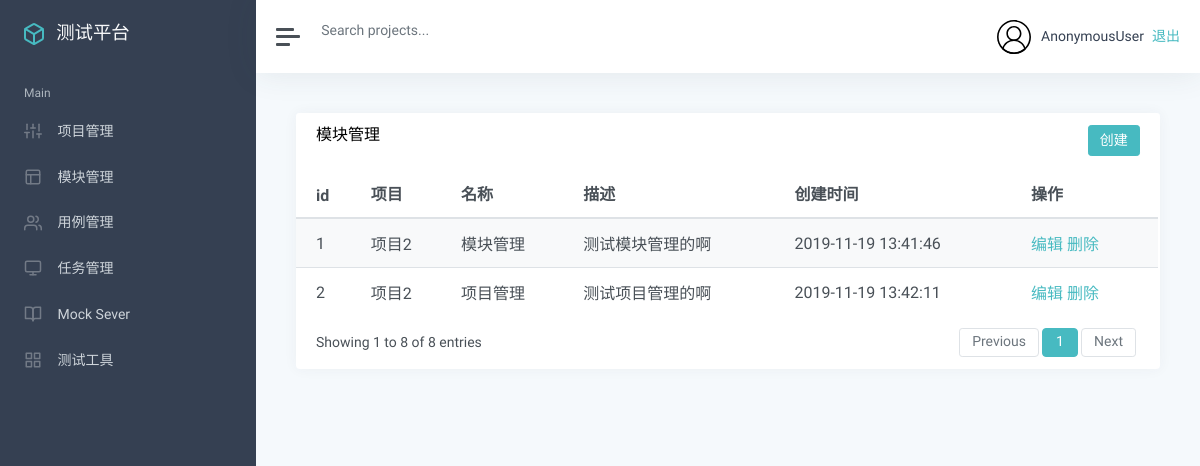
/manage/module_list/, run on an earlier commit of the app's database.
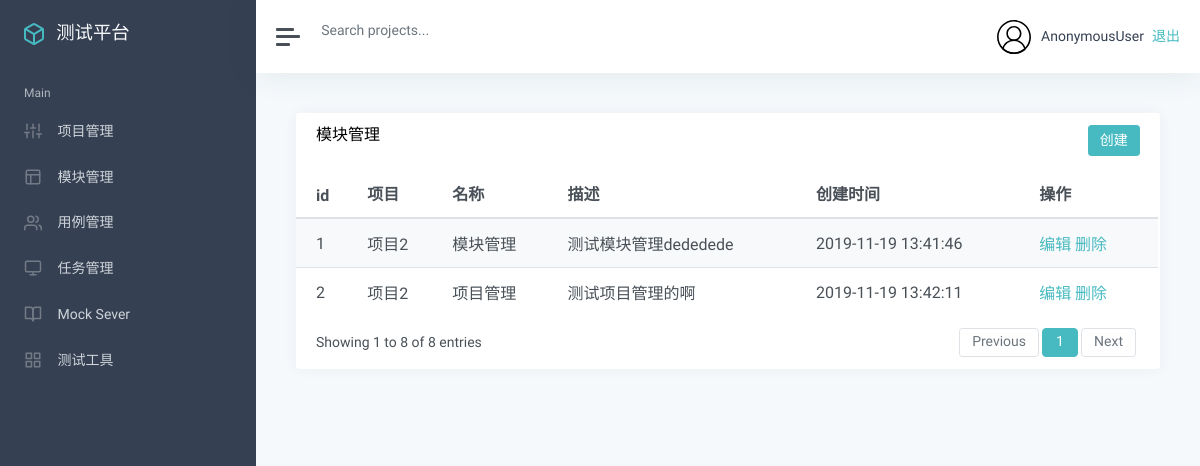
And on a later commit of the database.
### app_manage/models.py (models this page shows, shortened)
class Module(models.Model):
    project = models.ForeignKey(Project, on_delete=models.CASCADE)
    name = models.CharField("名称", max_length=100, null=False, default='')
    describe = models.TextField("描述", default="")
    update_time = models.DateTimeField("更新时间", auto_now=True)
    create_time = models.DateTimeField("创建时间", auto_now_add=True)

class Project(models.Model):
    name = models.CharField("名称", max_length=100, null=False, default='')
    describe = models.TextField("描述", default="")
    status = models.BooleanField("状态", default=True)
    update_time = models.DateTimeField("更新时间", auto_now=True)
    create_time = models.DateTimeField("创建时间", auto_now_add=True)
    def __str__(self):
        return self.name

### app_manage/views/module_view.py (the view)
# urls.py: path('module_list/', module_view.list_module),
def list_module(request):
    module_list = Module.objects.all()
    return render(request, 'module/list.html', {
        'modules':module_list
    })

### templates/module/list.html (shortened to what this page needs)
{% extends "manage.html" %}
{% block manage %}
<div class="card flex-fill">
    <div class="card-header">
        <h5 class="card-title mb-0" style="float:left">模块管理</h5>
        <button onclick="add()" type="button" class="btn btn-primary" style="float:right">创建</button>
    </div>
    <div id="datatables-dashboard-traffic_wrapper" class="dataTables_wrapper dt-bootstrap4 no-footer">
        <div class="row">
            <div class="col-sm-12">
                <table id="datatables-dashboard-traffic" class="table table-striped my-0 dataTable no-footer"
                    role="grid" aria-describedby="datatables-dashboard-traffic_info">
                    <thead>
                        <tr role="row">
                            <th>id</th>
                            <th>项目</th>
                            <th>名称</th>
                            <th>描述</th>
                            <th>创建时间</th>
                            <th>操作</th>
                        </tr>
                    </thead>
                    <tbody>
                        {% for m in modules %}
                        <tr role="row" class="odd">
                            <td>{{ m.id }}</td>
                            <td>{{ m.project }}</td>
                            <td>{{ m.name }}</td>
                            <td>{{ m.describe }}</td>
                            <td>{{ m.create_time |date:"Y-m-d H:i:s"}}</td>
                            <td>
                                <a href="/manage/module_edit/{{m.id}}/">编辑</a>
                                <a href="/manage/module_delete/{{m.id}}/">删除</a>
                            </td>
                        </tr>
                        {% endfor %}
                    </tbody>
                </table>
            </div>
        </div>
        <div class="row">
            <div class="col-sm-12 col-md-5">
                <div class="dataTables_info" id="datatables-dashboard-traffic_info" role="status" aria-live="polite">
                    Showing 1 to 8 of 8 entries
                </div>
            </div>
            <div class="col-sm-12 col-md-7">
                <div class="dataTables_paginate paging_simple_numbers" id="datatables-dashboard-traffic_paginate">
                    <ul class="pagination">
                        <li class="paginate_button page-item previous disabled"
                            id="datatables-dashboard-traffic_previous">
                            <a href="#" aria-controls="datatables-dashboard-traffic" data-dt-idx="0" tabindex="0"
                                class="page-link">Previous</a>
                        </li>
                        <li class="paginate_button page-item active">
                            <a href="#" aria-controls="datatables-dashboard-traffic" data-dt-idx="1" tabindex="0"
                                class="page-link">1</a>
                        </li>
                        <li class="paginate_button page-item next disabled" id="datatables-dashboard-traffic_next">
                            <a href="#" aria-controls="datatables-dashboard-traffic" data-dt-idx="2" tabindex="0"
                                class="page-link">Next</a>
                        </li>
                    </ul>
                </div>
            </div>
        </div>
    </div>
</div>
{% endblock %}

What changed in the data, as far as the page shows it:
changed Module "模块管理": describe "测试模块管理的啊" → "测试模块管理dededede"
